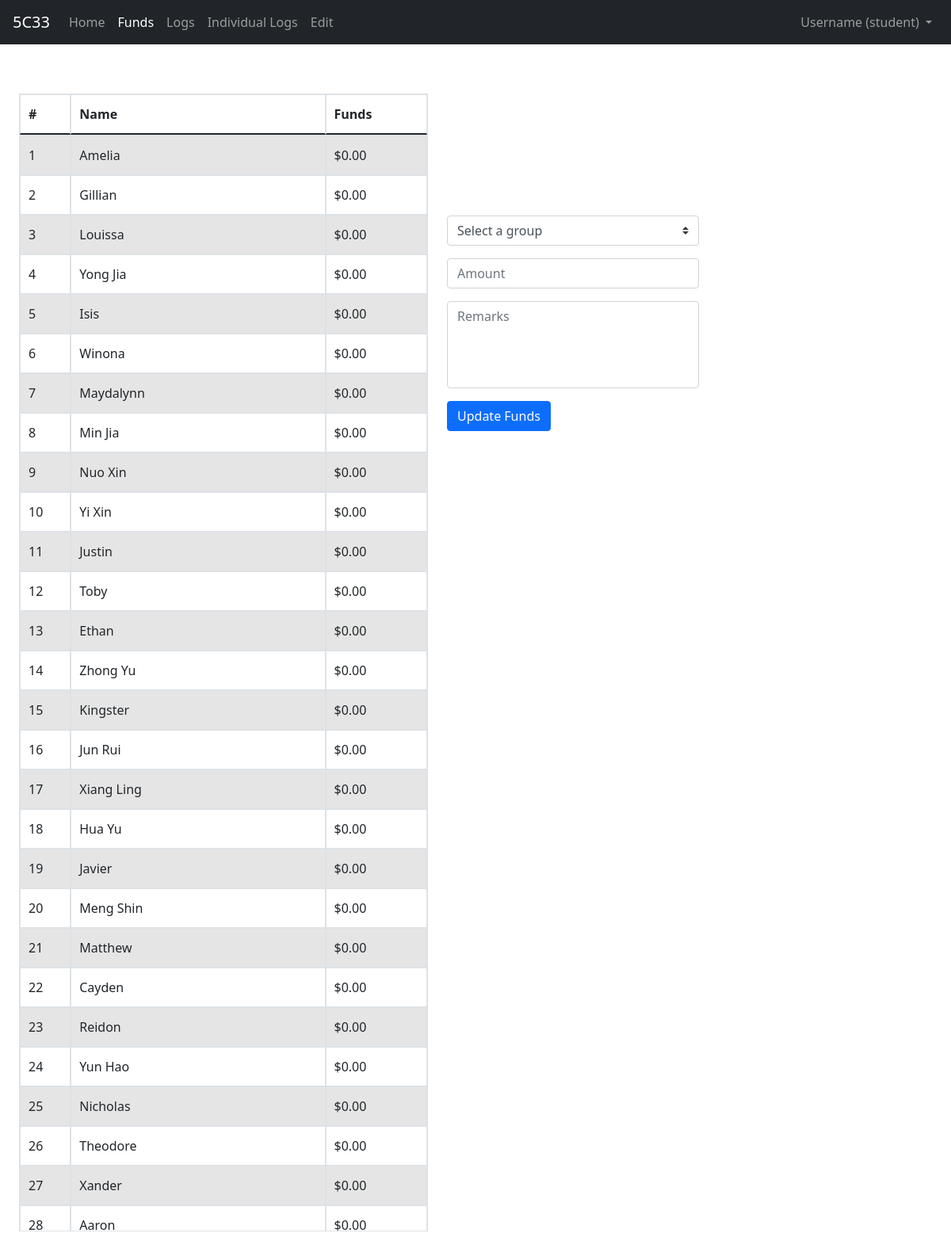
/funds, run on an earlier commit of the app's database.
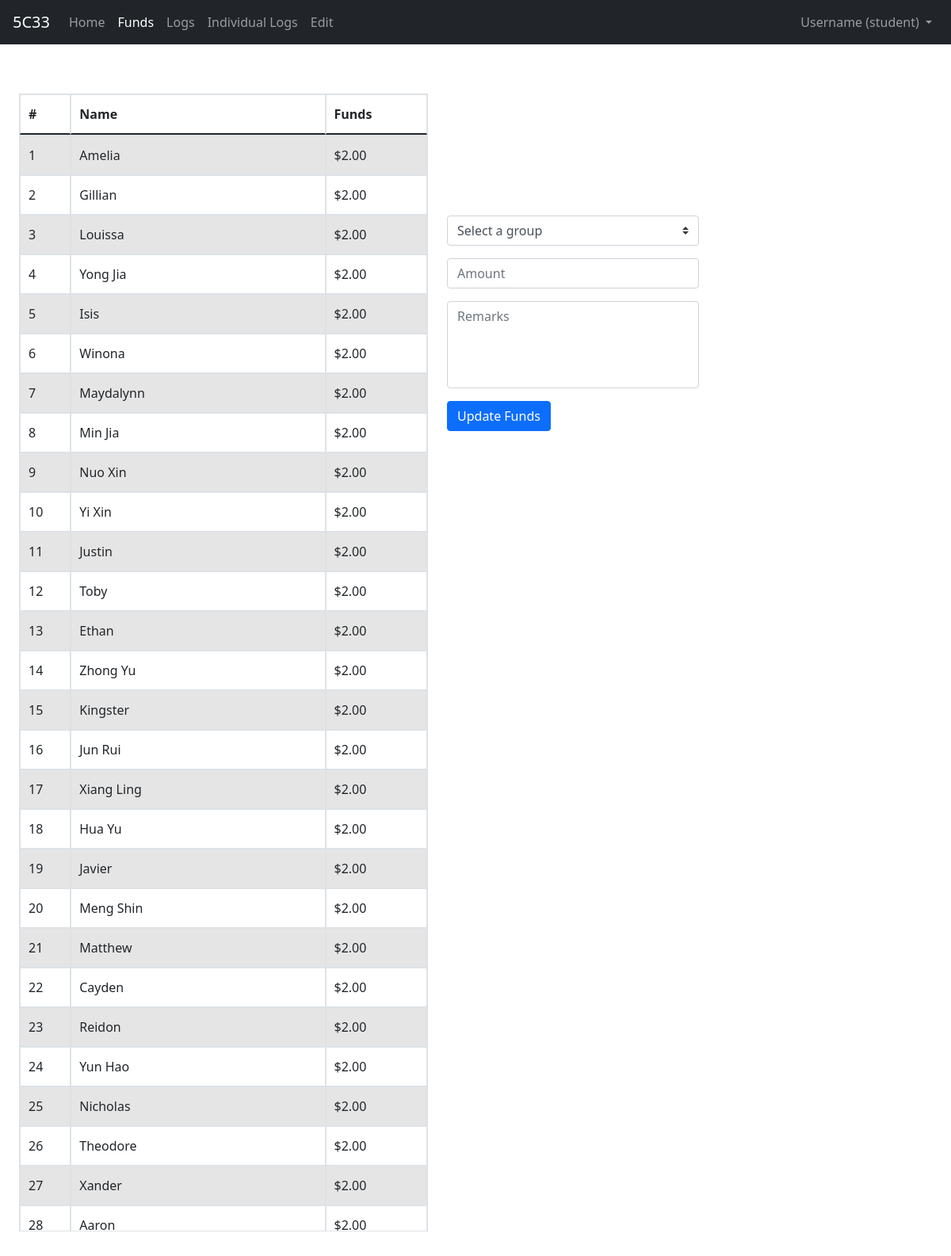
And on a later commit of the database.
### tables this page shows
CREATE TABLE class_funds (id INT, name TEXT, funds INT);

### app.py (the view, shortened to what this page needs)
@app.route("/funds", methods=["GET", "POST"])
def funds():
    with sqlite3.connect("class_funds.db") as con:
        con.row_factory = sqlite3.Row
        cur = con.cursor()
        funds = cur.execute("SELECT * FROM class_funds").fetchall()
    return render_template("class_funds.html", funds=funds, groups=GROUPS, names=NAMES)

### templates/class_funds.html (shortened to what this page needs)
{% extends "layout.html" %}
{% block onload %}
onload="getOption()"
{% endblock %}
{% block body %}
<div id="funds_table">
    <table id="fixed_header" class="table-striped table table-bordered">
        <thead>
            <tr>
                <th>#</th>
                <th>Name</th>
                <th>Funds</th>
            </tr>
        </thead>
        <tbody>
            {% for fund in funds %}
            <tr>
                <td>{{ fund["id"] }}</td>
                <td>{{ fund["name"] }}</td>
                <td>{{ "${:.2f}".format(fund["funds"]/100) }}</td>
            </tr>
            {% endfor %}
        </tbody>
    </table>
</div>
<div class="submission">
    <form action="/funds" method="post" class="form">
        <div class="form-group d-sm-flex">
            <select name="group" id="group" class="custom-select" onchange="getOption()">
                <option disabled selected value="">Select a group</option>
            </select>
        </div>
        <div class="form-group d-sm-flex">
            <input autocomplete="off" autofocus type="text" name="amt" placeholder="Amount" class="form-control">
        </div>
        <div class="form-group">
            <textarea maxlength="100" class="form-control" name="remarks" cols="30" rows="4" style="resize: none;" placeholder="Remarks"></textarea>
        </div>
        <div class="form-group">
            <input type="submit" value="Update Funds" class="btn btn-primary">
        </div>
    </form>
</div>
{% endblock %}

### templates/layout.html (shortened to what this page needs)
<!DOCTYPE html>
<html lang="en">
    <head>
        <link rel="stylesheet" href="{{ url_for('static', filename='css/style.css') }}">
        <link rel="stylesheet" href="https://cdn.jsdelivr.net/npm/bootstrap@4.3.1/dist/css/bootstrap.min.css">
        <link href="https://cdn.jsdelivr.net/npm/bootstrap@5.0.2/dist/css/bootstrap.min.css" rel="stylesheet">
    </head>
    <body {% block onload %}{% endblock %}>
        <nav class="navbar navbar-expand-lg navbar-dark bg-dark sticky-top mb-4">
            <a class="navbar-brand" href="/">5C33</a>
            <div class="collapse navbar-collapse" id="navbarSupportedContent">
              <ul class="navbar-nav mr-auto">
                <li class="nav-item {% if url_for(request.endpoint)=='/' %}active{% endif %}">
                  <a class="nav-link" href="/">Home</a>
                </li>
                <li class="nav-item {% if url_for(request.endpoint)=='/funds' %}active{% endif %}">
                  <a class="nav-link" href="/funds">Funds</a>
                </li>
                <li class="nav-item {% if url_for(request.endpoint)=='/logs' %}active{% endif %}">
                  <a class="nav-link" href="/logs">Logs</a>
                </li>
                <li class="nav-item {% if url_for(request.endpoint)=='/indv-logs' %}active{% endif %}">
                  <a class="nav-link" href="/indv-logs">Individual Logs</a>
                </li>
                <li class="nav-item {% if url_for(request.endpoint)=='/edit' %}active{% endif %}">
                  <a class="nav-link" href="/edit">Edit</a>
                </li>
              </ul>
              <ul class="navbar-nav ml-auto">
                <li class="nav-item dropdown">
                  <a class="nav-link dropdown-toggle" href="#" id="navbarDropdownMenuLink" role="button" data-toggle="dropdown" aria-haspopup="true" aria-expanded="false">
                    Username (student)
                  </a>
                </li>
              </ul>
            </div>
          </nav>
        {% block body %}{% endblock %}
    </body>
</html>

### static/css/style.css (style rules this page uses)
body { font-family: Arial, Helvetica, sans-serif; }
.submission { float: left; padding-top: 10vh; margin-left: 2vw; }
#funds_table { float: left; width: 43vw; margin-left: 2vw; padding-top: 2vh; table-layout: auto; border-collapse: collapse; text-align: left; }
#funds_table tbody { display: block; width: 100%; overflow: overlay; height: 72vh; }
#funds_table tbody tr, #funds_table thead tr { display: grid; grid-template-columns: 0.5fr 2.5fr 1fr; }
#funds_table thead th, #funds_table tbody th, #funds_table tbody td { padding: 12px 15px 12px 10px; }

What changed in the data, as far as the page shows it:
changed class_funds "Amelia": fund['funds']/100 "$0.00" → "$2.00"
changed class_funds "Gillian": fund['funds']/100 "$0.00" → "$2.00"
changed class_funds "Louissa": fund['funds']/100 "$0.00" → "$2.00"
changed class_funds "Yong Jia": fund['funds']/100 "$0.00" → "$2.00"
changed class_funds "Isis": fund['funds']/100 "$0.00" → "$2.00"
changed class_funds "Winona": fund['funds']/100 "$0.00" → "$2.00"
changed class_funds "Maydalynn": fund['funds']/100 "$0.00" → "$2.00"
changed class_funds "Min Jia": fund['funds']/100 "$0.00" → "$2.00"
changed class_funds "Nuo Xin": fund['funds']/100 "$0.00" → "$2.00"
changed class_funds "Yi Xin": fund['funds']/100 "$0.00" → "$2.00"
changed class_funds "Justin": fund['funds']/100 "$0.00" → "$2.00"
changed class_funds "Toby": fund['funds']/100 "$0.00" → "$2.00"
changed class_funds "Ethan": fund['funds']/100 "$0.00" → "$2.00"
changed class_funds "Zhong Yu": fund['funds']/100 "$0.00" → "$2.00"
changed class_funds "Kingster": fund['funds']/100 "$0.00" → "$2.00"
changed class_funds "Jun Rui": fund['funds']/100 "$0.00" → "$2.00"
changed class_funds "Xiang Ling": fund['funds']/100 "$0.00" → "$2.00"
changed class_funds "Hua Yu": fund['funds']/100 "$0.00" → "$2.00"
changed class_funds "Javier": fund['funds']/100 "$0.00" → "$2.00"
changed class_funds "Meng Shin": fund['funds']/100 "$0.00" → "$2.00"
changed class_funds "Matthew": fund['funds']/100 "$0.00" → "$2.00"
changed class_funds "Cayden": fund['funds']/100 "$0.00" → "$2.00"
changed class_funds "Reidon": fund['funds']/100 "$0.00" → "$2.00"
changed class_funds "Yun Hao": fund['funds']/100 "$0.00" → "$2.00"
changed class_funds "Nicholas": fund['funds']/100 "$0.00" → "$2.00"
changed class_funds "Theodore": fund['funds']/100 "$0.00" → "$2.00"
changed class_funds "Xander": fund['funds']/100 "$0.00" → "$2.00"
changed class_funds "Aaron": fund['funds']/100 "$0.00" → "$2.00"
